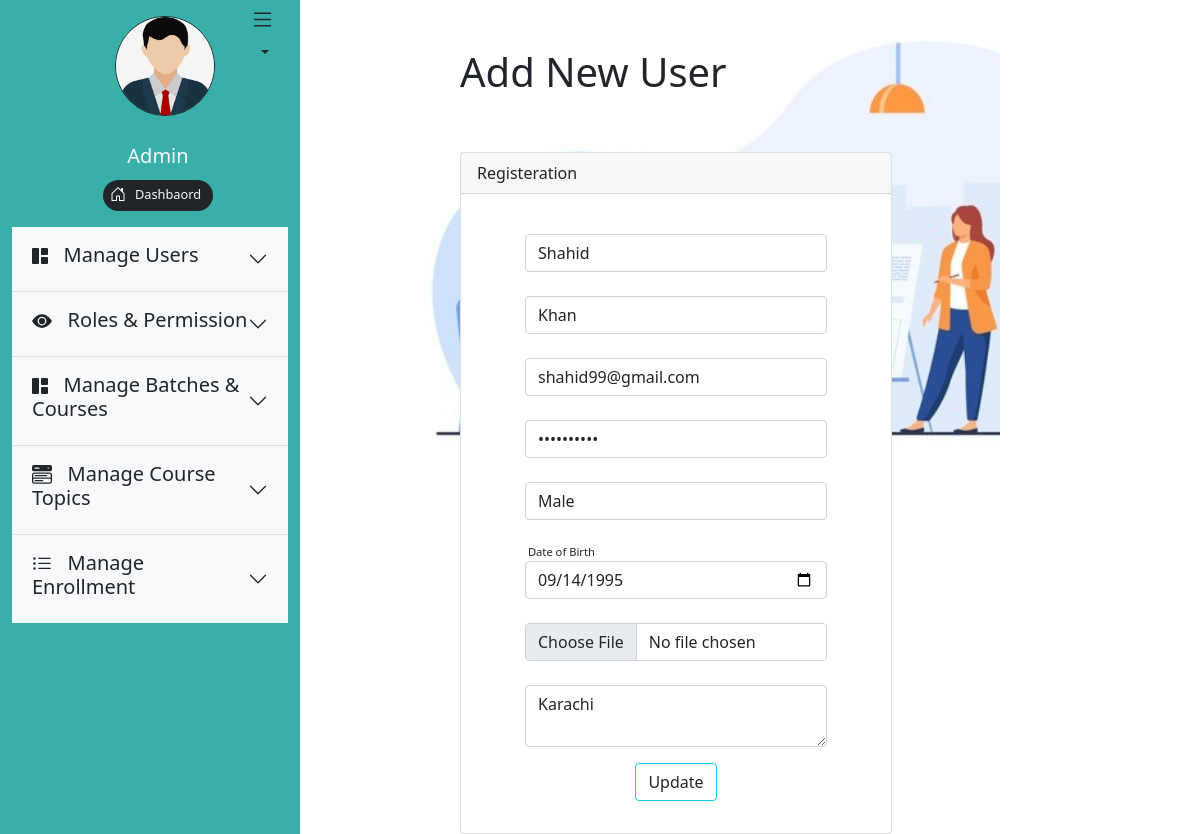
/admin/edit_user_info.php?user_id=31, run on the app's committed database.
### tables this page shows
CREATE TABLE `users` (
  `user_id` int(11) NOT NULL AUTO_INCREMENT,
  `approved_by` int(11) DEFAULT NULL,
  `status_id` int(11) DEFAULT NULL,
  `first_name` varchar(100) DEFAULT NULL,
  `last_name` varchar(100) DEFAULT NULL,
  `email` varchar(100) DEFAULT NULL,
  `password` text DEFAULT NULL,
  `gender` enum('Male','Female') DEFAULT NULL,
  `date_of_birth` date DEFAULT NULL,
  `image` blob DEFAULT NULL,
  `home_town` text DEFAULT NULL,
  `is_approve` enum('Pending','Approved','Rejected') DEFAULT 'Pending',
  `created_at` datetime DEFAULT NULL,
  `updated_at` datetime DEFAULT NULL,
  PRIMARY KEY (`user_id`),
  UNIQUE KEY `email` (`email`),
  KEY `approved_by` (`approved_by`),
  CONSTRAINT `users_ibfk_1` FOREIGN KEY (`approved_by`) REFERENCES `user_role` (`user_role_id`) ON DELETE CASCADE ON UPDATE CASCADE
);

### admin/edit_user_info.php (the view, shortened to what this page needs)
<?php
require_once("require/header.php");
require_once("../require/database_connection.php");
?>
<?php if(isset($_REQUEST['user_id'])){
	$query = "SELECT * FROM users WHERE user_id = '".$_REQUEST['user_id']."' ";
	$record = mysqli_query($connection, $query);
	while($row = mysqli_fetch_assoc($record)){ ?>
		<div class="col-sm-1"></div>
		<div class="col-sm-6" style="background-image: url(../img/vector-1.jpg); background-repeat: no-repeat; background-size: 50rem;">
			<h1 class="display-6 p-5 ">Add New User</h1>
			<div class="card w-75 ms-5">
				<form method="POST" enctype="multipart/form-data" action="../process.php">		<input type="hidden" name="user_id" value="<?php echo $row['user_id']; ?>">
						<div class="card-header"> <span>Registeration</span> </div>
						<div class="card-body mt-4" align="center" style="padding: 1rem 4rem 1rem 4rem;">
							<div class="mb-4"> <input type="text" name="first_name" value="<?php echo $row['first_name']; ?>" class="form-control"> </div>
							<div class="mb-4"> <input type="text" name="last_name" value="<?php echo  $row['last_name']; ?>" class="form-control"> </div>
							<div class="mb-4"> <input type="text" name="email" value="<?php echo $row['email']; ?>" class="form-control"> </div>
							<div class="mb-4"> <input type="password" name="password" value="<?php echo $row['password']; ?>" class="form-control"> </div>
							<div class="mb-4">
								<select class="form-control" name="gender">
									<option value="<?php echo $row['gender']; ?>"><?php echo $row['gender']; ?></option>
								</select>
							</div>
							<div class="mb-4"> <label style="float:left; font-size: 0.7em;">&nbsp;Date of Birth</label>
								<input type="date" name="date_of_birth" class="form-control" value="<?php echo $row['date_of_birth']; ?>"> </div>
							<div class="mb-4"> <input type="file" name="img" class="form-control" value="<?php echo $row['image']; ?>" > </div>
							<div class="mb-3"> <textarea name="home_town" placeholder="Home Town" class="form-control"><?php echo $row['home_town']; ?></textarea></div>
							<div class="mb-3"> <button type="submit" class="btn border border-info" name="edit_user_info">Update</button> </div>
						</div>
				</form>
			</div>
		</div>
	<?php }
} ?>
<?php require_once("require/footer.php"); ?>

### data on the page
users: first_name "Shahid", last_name "Khan", email "shahid99@gmail.com", gender "Male", date_of_birth "09/14/1995", home_town "Karachi"
